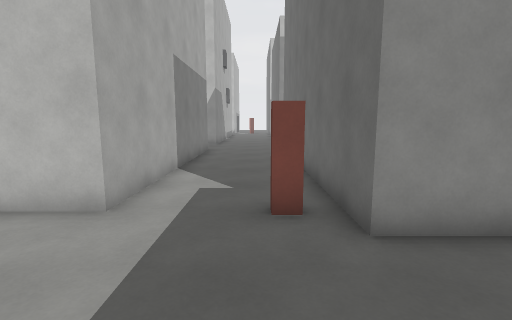
view 1 (above)

16 first-person views from a walk through a level from a Godot 3-D game. The camera is 1.5 m above the floor, tilts 8° down and sees 85° across. The floor is counted in squares, 1 m on a side. Each view is taken from the middle of a square. On the plan, view 1 faces up. The plan holds only what a view shows up to about 14 squares ahead; the rest is blank. The place goes on beyond the plan.

view 2
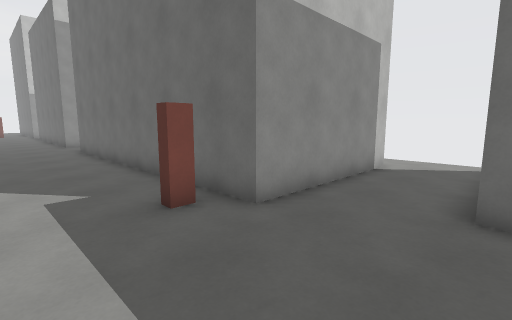

view 3
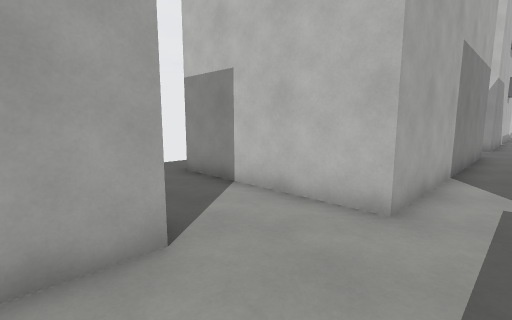

view 4
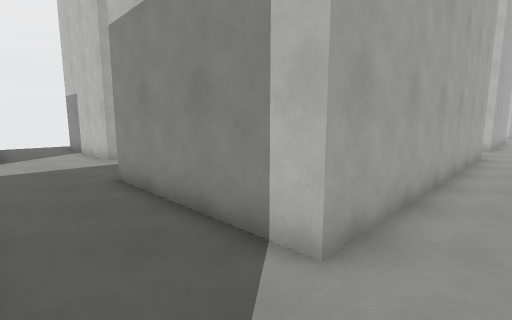

view 5
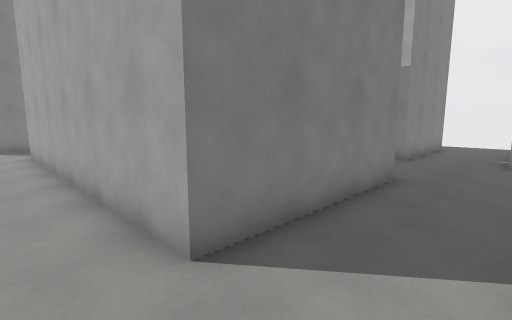

view 6
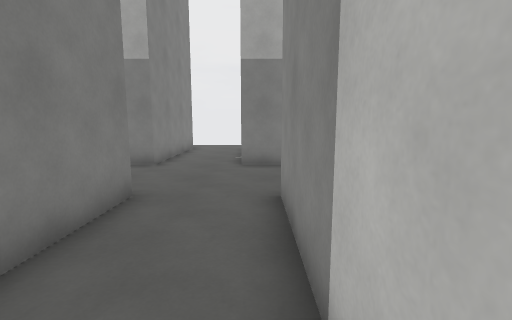

view 7
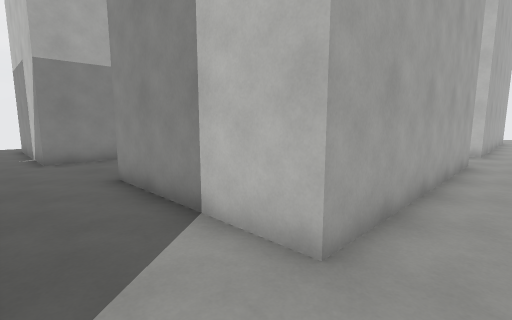

view 8
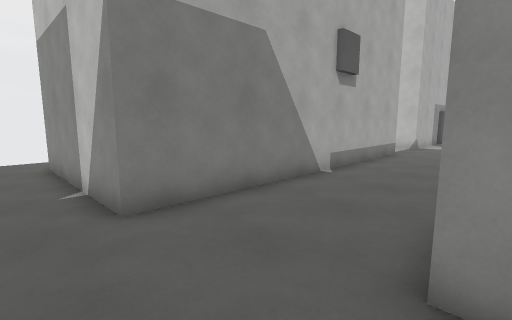

view 9
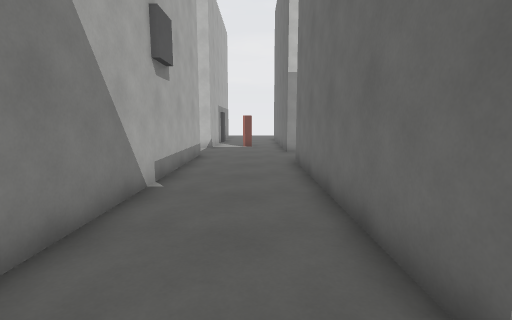

view 10
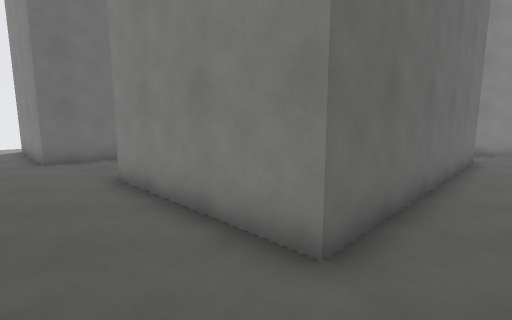

view 11
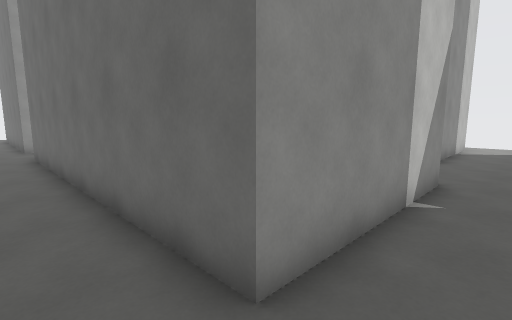

view 12
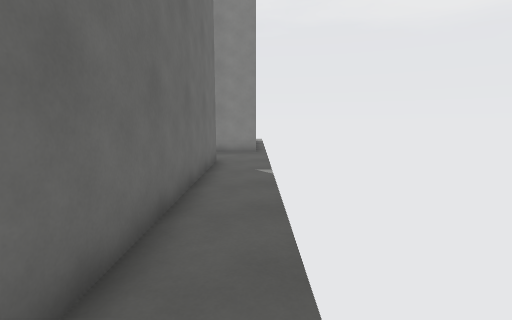

view 13
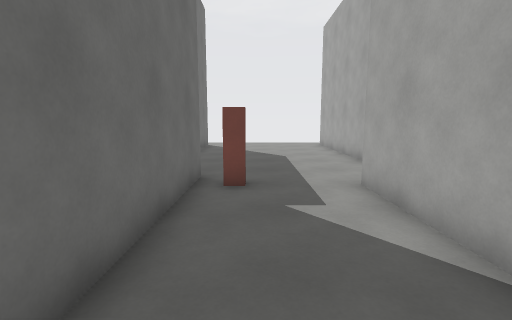

view 14
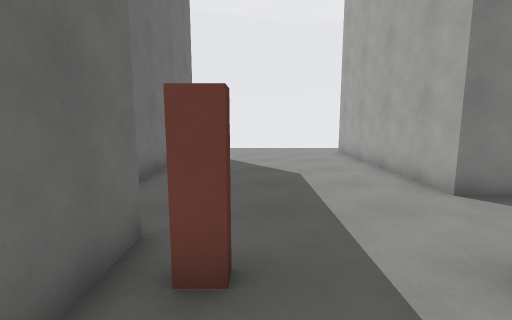

view 15
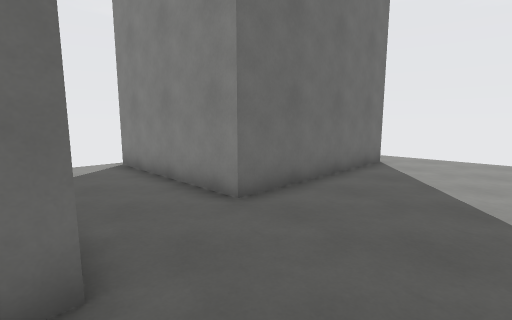

view 16
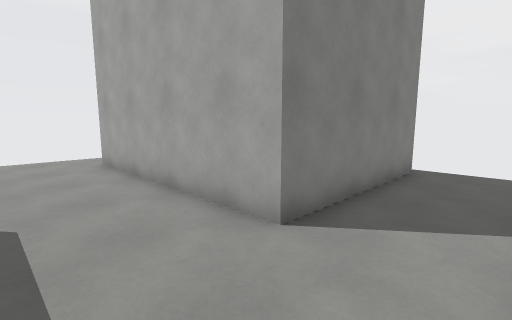

### Floor plan
Points are (right, up) in squares from view 1. A wall is a line through its corners. A room is listed if a view was taken in it or the views show most of it. See-through windows are left out.
Room 1 (views 1, 2, 3, 4, 5, 6, 7, 8, 9, 10, 11, 12, 13, 14, 15, 16)
walls: (-2.5, 14.5) (-2.5, 4.5) (-8.5, 4.5) (-8.5, 14.5) (-2.5, 14.5); (1.5, 15.5) (7.5, 15.5) (7.5, 3.5) (1.5, 3.5) (1.5, 15.5); (0.9, 4.3) (0.3, 4.3) (0.3, 4.7) (0.8, 4.7); (-10.1, 1.5) (-4, 1.5) (-4, -2.5); (-2.5, 26.5) (-2.5, 17.5) (-8.5, 17.5) (-8.5, 26.5); (3, -2.5) (3, 0.5) (9, 0.5); (7.5, 26.5) (7.5, 18.5) (1.5, 18.5) (1.5, 26.5)

Positions as (right, up) in squares from view 1, and headings:
1: (0, 0), facing up
2: (-2, 0), facing up-right
3: (-1, 0), facing up-left
4: (9, 1), facing up-left
5: (9, 18), facing down-left
6: (7, 18), facing left
7: (9, 16), facing up-left
8: (2, 16), facing up-left
9: (0, 17), facing up
10: (-10, 17), facing down-right
11: (-10, 16), facing up-right
12: (-10, 15), facing down
13: (0, 11), facing down
14: (0, 7), facing down
15: (-1, 4), facing down-right
16: (-1, 4), facing down-left
